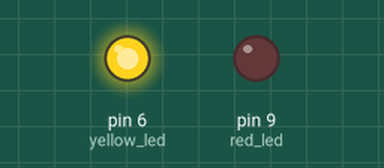
Simulated run of this sketch. Board: Arduino Uno, built with avr-gcc and run on an emulated ATmega328P. Parts: output pins drawn as LEDs (lit = HIGH).

Above: at 0.2 s.
At 5.2 s:
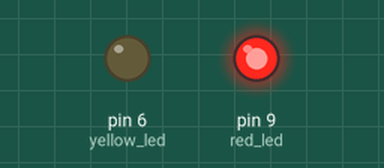
At 9.7 s:
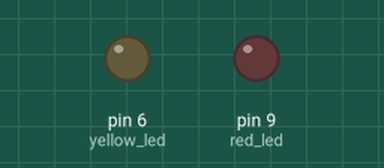
Timing chart, 0 to 10.4 s (numbered marks = the images above):
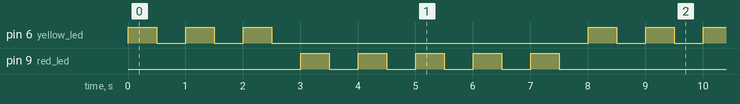

Measured:
- by itself, pin 6 (yellow_led): repeats every 8.0 s: 2 × (LOW 0.50 s, HIGH 0.50 s), LOW 5.5 s, HIGH 0.50 s
- by itself, pin 9 (red_led): repeats every 8.0 s: 4 × (LOW 0.50 s, HIGH 0.50 s), LOW 3.5 s, HIGH 0.50 s
- by itself, everything shown: repeats every 8.0 s, in 16 steps

The sketch:

Tutorial_15_Blink_For_Loops.ino
```cpp
//For Loops
int yellow_led = 6;
int red_led = 9;
int yellow_wait = 500;
int red_wait = 500;
int yellow_blink = 3;
int red_blink = 5;

void setup() {
  // put your setup code here, to run once:
  pinMode(yellow_led, OUTPUT);
  pinMode(red_led, OUTPUT);
}

void loop() {
  // put your main code here, to run repeatedly:

  //yellow led blink 3 times
  for(int i = 0; i < yellow_blink; i++) {
    digitalWrite(yellow_led, HIGH);
    delay(yellow_wait);
    digitalWrite(yellow_led, LOW);
    delay(yellow_wait);
  }

  //red led blink 5 times
  for (int i = 0; i < red_blink; i++) {
    digitalWrite(red_led, HIGH);
    delay(red_wait);
    digitalWrite(red_led, LOW);
    delay(red_wait);
  }

}
```
